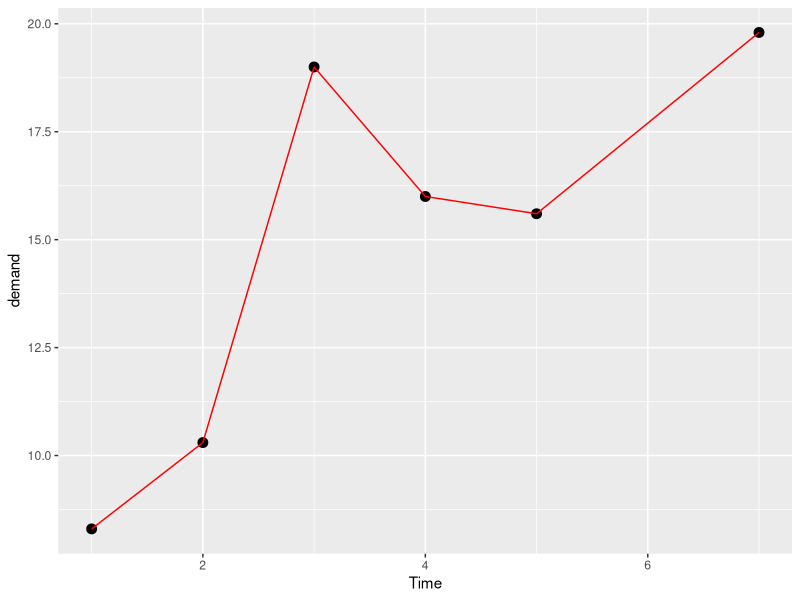
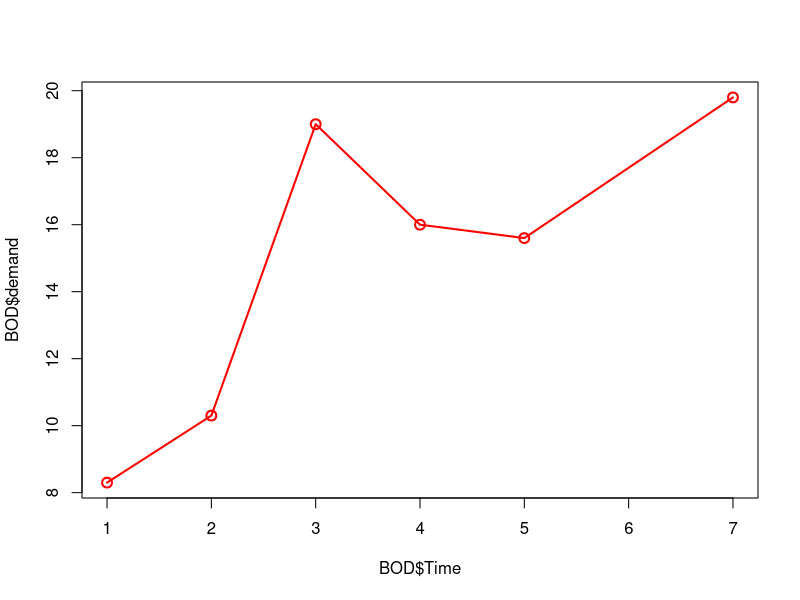

Reproduce these figures in R, in order.
#ANATOMY OF ggplot :
#data
#aesthetics
#geometry
#coordinates
#theme


library(ggplot2)
data(BOD)

#Making line chart using ggplot :
ggplot(BOD,aes(Time,demand)) +
  geom_point(size = 3)+
  geom_line(color = "red")


#---------------------------------------------#


#Making same line chart using plot() function :
plot(
  BOD$Time,
  BOD$demand,
  type = "o",
  col = "red",
  lwd = 2,
  cex = 1.3
)


#---------------------------------------------#

#BOD is dataset
#aes is for providing x and y axis
#geom_point is for providing point
#geom_line is for providing line

#---------------------------------------------#